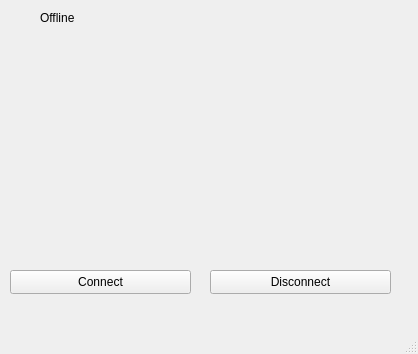
<?xml version="1.0" encoding="UTF-8"?>
<ui version="4.0">
 <class>MainWindow</class>
 <widget class="QMainWindow" name="MainWindow">
  <property name="geometry">
   <rect>
    <x>0</x>
    <y>0</y>
    <width>418</width>
    <height>354</height>
   </rect>
  </property>
  <property name="windowTitle">
   <string>MainWindow</string>
  </property>
  <widget class="QWidget" name="centralwidget">
   <widget class="QPushButton" name="pushButton_connect">
    <property name="geometry">
     <rect>
      <x>10</x>
      <y>270</y>
      <width>181</width>
      <height>24</height>
     </rect>
    </property>
    <property name="text">
     <string>Connect</string>
    </property>
   </widget>
   <widget class="QLabel" name="label_clientCount">
    <property name="geometry">
     <rect>
      <x>20</x>
      <y>110</y>
      <width>311</width>
      <height>61</height>
     </rect>
    </property>
    <property name="text">
     <string> </string>
    </property>
   </widget>
   <widget class="QPushButton" name="disconnectButton">
    <property name="geometry">
     <rect>
      <x>210</x>
      <y>270</y>
      <width>181</width>
      <height>24</height>
     </rect>
    </property>
    <property name="text">
     <string>Disconnect</string>
    </property>
   </widget>
   <widget class="QLabel" name="statusLabel">
    <property name="geometry">
     <rect>
      <x>40</x>
      <y>10</y>
      <width>49</width>
      <height>16</height>
     </rect>
    </property>
    <property name="text">
     <string>Offline</string>
    </property>
   </widget>
  </widget>
  <widget class="QMenuBar" name="menubar">
   <property name="geometry">
    <rect>
     <x>0</x>
     <y>0</y>
     <width>418</width>
     <height>21</height>
    </rect>
   </property>
  </widget>
  <widget class="QStatusBar" name="statusbar"/>
 </widget>
 <resources/>
 <connections/>
</ui>
